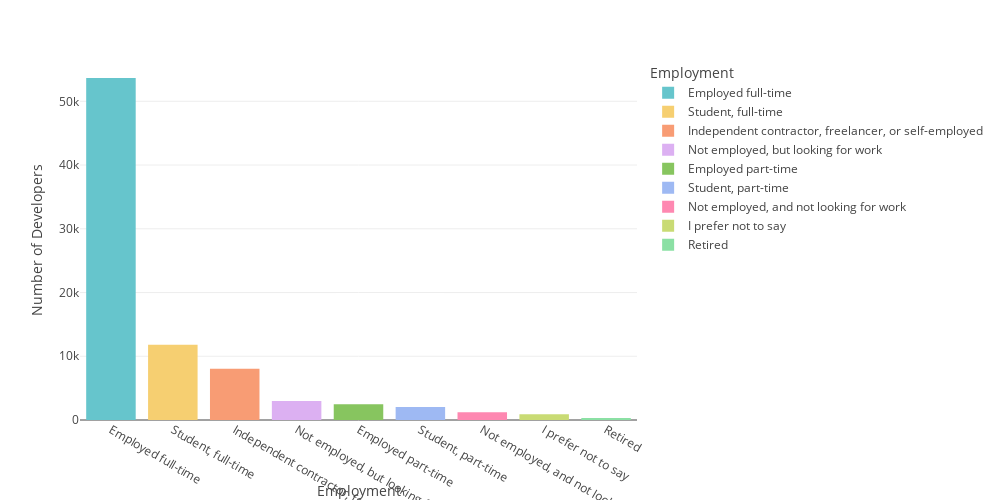

Here is the notebook cell this chart was saved with:
### Code cell
plot_bar_plotly(df2021, 'Employment', top_n=10, height=500, width=1000)

### Figure 1 — Plotly figure (JSON) as saved in the notebook; plotly's stock layout.template omitted (floating-point values rounded to 4 significant figures)
{"data": [{"alignmentgroup": "True", "hovertemplate": "Employment=%{x}<br>Number of Developers=%{y}<extra></extra>", "legendgroup": "Employed full-time", "marker": {"color": "rgb(102, 197, 204)", "pattern": {"shape": ""}}, "name": "Employed full-time", "offsetgroup": "Employed full-time", "orientation": "v", "showlegend": true, "textposition": "auto", "type": "bar", "x": ["Employed full-time"], "xaxis": "x", "y": [53655], "yaxis": "y"}, {"alignmentgroup": "True", "hovertemplate": "Employment=%{x}<br>Number of Developers=%{y}<extra></extra>", "legendgroup": "Student, full-time", "marker": {"color": "rgb(246, 207, 113)", "pattern": {"shape": ""}}, "name": "Student, full-time", "offsetgroup": "Student, full-time", "orientation": "v", "showlegend": true, "textposition": "auto", "type": "bar", "x": ["Student, full-time"], "xaxis": "x", "y": [11803], "yaxis": "y"}, {"alignmentgroup": "True", "hovertemplate": "Employment=%{x}<br>Number of Developers=%{y}<extra></extra>", "legendgroup": "Independent contractor, freelancer, or self-employed", "marker": {"color": "rgb(248, 156, 116)", "pattern": {"shape": ""}}, "name": "Independent contractor, freelancer, or self-employed", "offsetgroup": "Independent contractor, freelancer, or self-employed", "orientation": "v", "showlegend": true, "textposition": "auto", "type": "bar", "x": ["Independent contractor, freelancer, or self-employed"], "xaxis": "x", "y": [8051], "yaxis": "y"}, {"alignmentgroup": "True", "hovertemplate": "Employment=%{x}<br>Number of Developers=%{y}<extra></extra>", "legendgroup": "Not employed, but looking for work", "marker": {"color": "rgb(220, 176, 242)", "pattern": {"shape": ""}}, "name": "Not employed, but looking for work", "offsetgroup": "Not employed, but looking for work", "orientation": "v", "showlegend": true, "textposition": "auto", "type": "bar", "x": ["Not employed, but looking for work"], "xaxis": "x", "y": [2963], "yaxis": "y"}, {"alignmentgroup": "True", "hovertemplate": "Employment=%{x}<br>Number of Developers=%{y}<extra></extra>", "legendgroup": "Employed part-time", "marker": {"color": "rgb(135, 197, 95)", "pattern": {"shape": ""}}, "name": "Employed part-time", "offsetgroup": "Employed part-time", "orientation": "v", "showlegend": true, "textposition": "auto", "type": "bar", "x": ["Employed part-time"], "xaxis": "x", "y": [2464], "yaxis": "y"}, {"alignmentgroup": "True", "hovertemplate": "Employment=%{x}<br>Number of Developers=%{y}<extra></extra>", "legendgroup": "Student, part-time", "marker": {"color": "rgb(158, 185, 243)", "pattern": {"shape": ""}}, "name": "Student, part-time", "offsetgroup": "Student, part-time", "orientation": "v", "showlegend": true, "textposition": "auto", "type": "bar", "x": ["Student, part-time"], "xaxis": "x", "y": [2053], "yaxis": "y"}, {"alignmentgroup": "True", "hovertemplate": "Employment=%{x}<br>Number of Developers=%{y}<extra></extra>", "legendgroup": "Not employed, and not looking for work", "marker": {"color": "rgb(254, 136, 177)", "pattern": {"shape": ""}}, "name": "Not employed, and not looking for work", "offsetgroup": "Not employed, and not looking for work", "orientation": "v", "showlegend": true, "textposition": "auto", "type": "bar", "x": ["Not employed, and not looking for work"], "xaxis": "x", "y": [1230], "yaxis": "y"}, {"alignmentgroup": "True", "hovertemplate": "Employment=%{x}<br>Number of Developers=%{y}<extra></extra>", "legendgroup": "I prefer not to say", "marker": {"color": "rgb(201, 219, 116)", "pattern": {"shape": ""}}, "name": "I prefer not to say", "offsetgroup": "I prefer not to say", "orientation": "v", "showlegend": true, "textposition": "auto", "type": "bar", "x": ["I prefer not to say"], "xaxis": "x", "y": [890], "yaxis": "y"}, {"alignmentgroup": "True", "hovertemplate": "Employment=%{x}<br>Number of Developers=%{y}<extra></extra>", "legendgroup": "Retired", "marker": {"color": "rgb(139, 224, 164)", "pattern": {"shape": ""}}, "name": "Retired", "offsetgroup": "Retired", "orientation": "v", "showlegend": true, "textposition": "auto", "type": "bar", "x": ["Retired"], "xaxis": "x", "y": [326], "yaxis": "y"}], "layout": {"barmode": "relative", "height": 500, "legend": {"title": {"text": "Employment"}, "tracegroupgap": 0}, "margin": {"t": 60}, "width": 1000, "xaxis": {"anchor": "y", "categoryarray": ["Employed full-time", "Student, full-time", "Independent contractor, freelancer, or self-employed", "Not employed, but looking for work", "Employed part-time", "Student, part-time", "Not employed, and not looking for work", "I prefer not to say", "Retired"], "categoryorder": "array", "domain": [0, 1], "title": {"text": "Employment"}}, "yaxis": {"anchor": "x", "domain": [0, 1], "title": {"text": "Number of Developers"}}}}
